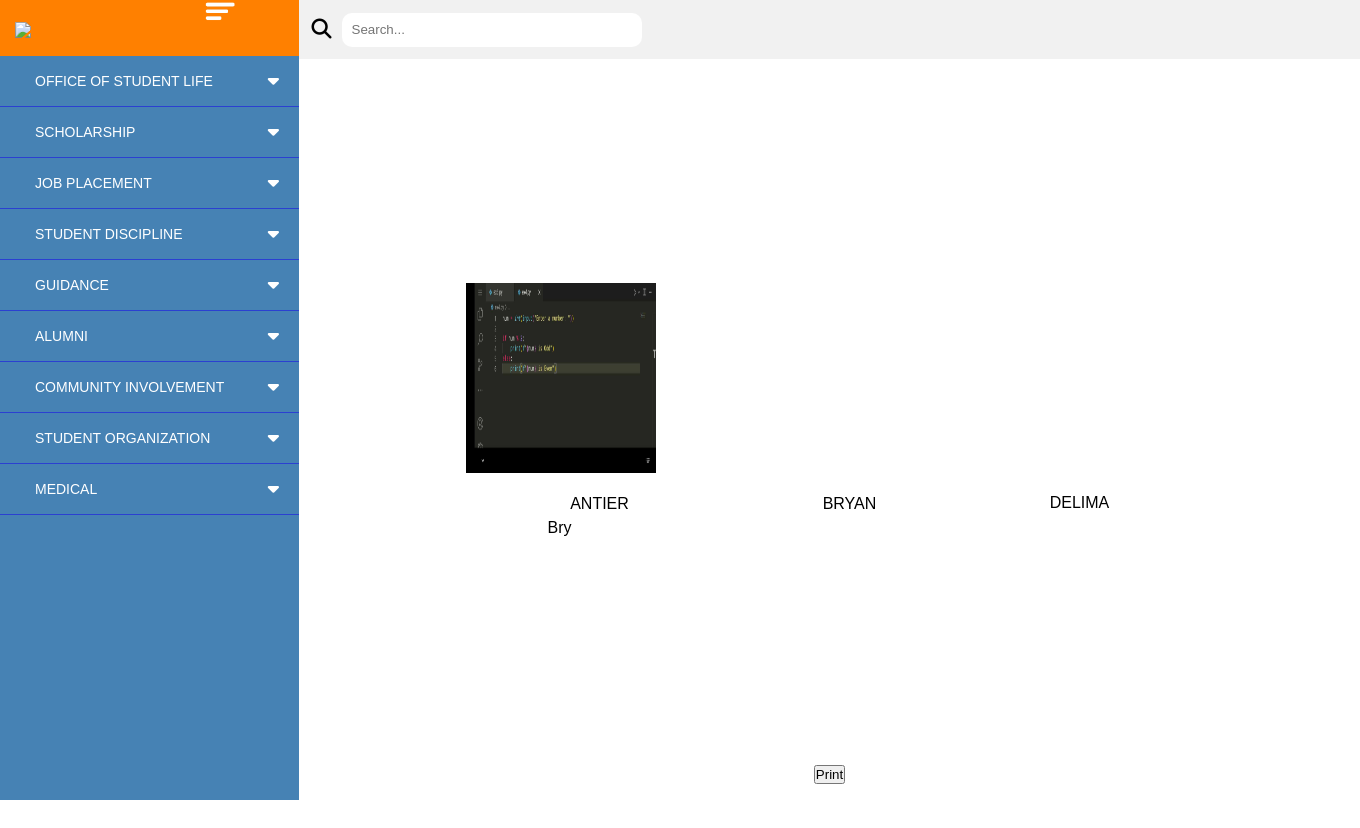
Screenshot of /individual_profile_sheet/1/ with the database file from the repository.
### studentLife_system/models.py (models this page shows, shortened)
class IntakeInverView(models.Model):
    intakeId = models.AutoField(primary_key=True)
    individualProfileId = models.ForeignKey(
        IndividualProfileBasicInfo, on_delete=models.CASCADE
    )
    individualActivity = models.JSONField()
    individualDateAccomplished = models.JSONField()
    individualRemarks = models.JSONField()
    appraisalTest = models.JSONField()
    appraisalDateTaken = models.JSONField()
    appraisalDateInterpreted = models.JSONField()
    appraisalRemarks = models.JSONField()
    counselingType = models.JSONField()
    counselingDate = models.JSONField()
    counselingConcern = models.JSONField()
    counselingRemarks = models.JSONField()
    followActivity = models.JSONField()
    followDate = models.JSONField()
    followRemarks = models.JSONField()
    informationActivity = models.JSONField()
    informationDate = models.JSONField()
    informationRemarks = models.JSONField()
    counsultationActivity = models.JSONField()
    counsultationDate = models.JSONField()
    counsultationRemarks = models.JSONField()

class IndividualProfileBasicInfo(models.Model):
    individualProfileID = models.AutoField(primary_key=True)
    studentId = models.ForeignKey(studentInfo, on_delete=models.CASCADE)
    studentPhoto = models.FileField(upload_to="media/studentPhoto")
    nickName = models.CharField(max_length=255)
    yearlvl = models.IntegerField()
    section = models.CharField(max_length=255)
    major = models.CharField(max_length=255)
    dateFilled = models.DateField()
    studentTypeChoices = [
        ("newStudent", "New Student"),
        ("returnee", "Returnee"),
        ("shifter", "Shifter"),
        ("transferee", "Transferee"),
        ("alspasses", "ALS Passer"),
        ("foreignstudent", "Foreign Student"),
    ]
    studentType = models.CharField(max_length=30, choices=studentTypeChoices)
    curriculumtypeChoices = [
        ("oldsecondary", "Old Secondary Curriculum Graduate"),
        ("seniorhigh", "Senior High School Graduate"),
    ]
    curriculumtype = models.CharField(max_length=50, choices=curriculumtypeChoices)
    track = models.CharField(
        max_length=255, default=""
    )  # Will only be used if curriculumtype is senior high
    age = models.IntegerField()
    religion = models.CharField(max_length=255)
    height = models.DecimalField(max_digits=10, decimal_places=2)
    weight = models.DecimalField(max_digits=10, decimal_places=2)
    birthOrderAmongSiblings = models.CharField(max_length=10)
    sexualOrientationChoices = [
        ("heterosexual", "Heterosexual"),
        ("gay", "Gay"),
        ("lesbian", "Lesbian"),
        ("others", "Others"),
    ]
    sexualOrientation = models.CharField(
        max_length=15, choices=sexualOrientationChoices
    )
    civilStatus = models.CharField(max_length=255)
    citizenship = models.CharField(max_length=255)
    dateOfBirth = models.DateField()
    placeOfBirth = models.CharField(max_length=255)
    currentAddress = models.CharField(max_length=255)
    permanentAddress = models.CharField(max_length=255)
    landlineNo = models.CharField(max_length=255)
    mobileNo = models.CharField(max_length=255)
    email = models.EmailField()
    languagesDialectsSpokenAtHome = models.CharField(max_length=255)
    languagesDialectsMostFluentIn = models.CharField(max_length=255)
    livingWithChoices = [
        ("parents", "Parents"),
        ("fatheronly", "Father Only"),
        ("motheronly", "Mother Only"),
        ("spouse", "Spouse"),
        ("relative", "Relative"),
        ("employer", "Employer"),
        ("others", "Others"),
    ]
    livingWith = models.CharField(max_length=15, choices=livingWithChoices)
    livingSpecify = models.CharField(
        max_length=255, default=""
    )  # Will be used if living with relative is true
    placeOfLivingChoices = [
        ("dormitory", "Dormitory"),
        ("boardinghouse", "Boarding House"),
        ("ownhouse", "Own House"),
        ("others", " Others"),
    ]
    placeOfLiving = models.CharField(max_length=20, choices=placeOfLivingChoices)
    placeOfLivingOthers = models.CharField(
        max_length=255, default=""
    )  # Will be used if place of living is other
    fatherName = models.CharField(max_length=255)
    motherName = models.CharField(max_length=255)
    fatherDateOfBirth = models.DateField()
    motherDateOfBirth = models.DateField()
    fatherAddress = models.CharField(max_length=255)
    motherAddress = models.CharField(max_length=255)
    fatherLandline = models.CharField(max_length=255)
    motherLandLine = models.CharField(max_length=255)
    fatherMobilePhone = models.CharField(max_length=255)
    motherMobilePhone = models.CharField(max_length=255)
    educationLevelChoices = [
        ("elementarylevel", "Elementary Level"),
        ("elementarygraduate", "Elementary Graduate"),
        ("highschoollevel", "High School Level"),
        ("highschoolgraduate", "High School Graduate"),
        ("collegelevel", "College Level"),
        ("collegegraduate", "College Graduate"),
        ("postgraduate", "Post Graduate"),
    ]
    fatherEducationLevel = models.CharField(
        max_length=30, choices=educationLevelChoices
    )
    motherEducationLevel = models.CharField(
        max_length=30, choices=educationLevelChoices
    )
    fatherCTU = models.BooleanField()
    motherCTU = models.BooleanField()
    sourceOfIncomeChoices = [
        ("onlyfatherworks", "Only father works"),
        ("onlymotherworks", "Only mother works"),
        ("bothparentswork", "Both parents work"),
        ("siblingswork", "Sibling(s) work"),
        ("familyownedbusiness", "Family owned business"),
        ("relatives", "Relative(s)"),
    ]
    sourceOfIncome = models.CharField(max_length=30, choices=sourceOfIncomeChoices)
    sourceOfIncomeSpecify = models.CharField(max_length=255, default="")
    parentsOccupationChoices = [
        ("agriculture", "Agriculture, Food and Natural Resources"),
        ("architecture", "Architecture, Design and Construction"),
        ("businessmanagement", "Business Management, Marketing and Sales"),
        ("clerical", "Clerical and Customer Service"),
        ("education", "Education and Training"),
        ("health", "Health"),
        ("law", "Law, Public Safety Corrections and Security"),
        ("manufacturing", "Manufacturing"),
        ("science", "Science, Technology, Engineering"),
        ("maintenance", "Maintenance and Services"),
        ("transportation", "Transportation, Distribution and Logistics"),
        ("unemployed", "Unemployed"),
        ("others", "Others"),
    ]
    fatherOccupation = models.CharField(
        max_length=255, choices=parentsOccupationChoices
    )
    fatherOtherOccupation = models.CharField(max_length=255, default="")
    motherOccupation = models.CharField(
        max_length=255, choices=parentsOccupationChoices
    )
    motherOtherOccupation = models.CharField(max_length=255, default="")
    familyEarningInaMonthChoices = [
        ("below1000", "below P 1,000"),
        ("1000-5000", "P 1,000 - P 5,000"),
        ("11000-15000", "P 11,000 - P 15,000"),
        ("16000-20000", "P 16,000 - P 20,000"),
        ("21000-25000", "P 21,000 - P 25,000"),
        ("26000-30000", "P 26,000 - P 30,000"),
        ("31000-40000", "P 31,000 - P 40,000"),
        ("41000andabove", "P 41,000 and above"),
    ]
    familyEarningInaMonth = models.CharField(
        max_length=30, choices=familyEarningInaMonthChoices
    )
    parentStatusChoices = [
        ("together&married", "Living together and legally married"),
        ("together&notmarried", "Living together and not legally married"),
        ("marriedbutseparate", "Legally married but living separetely"),
        ("mohterofw", "Mother is OFW"),
        ("fatherofw", "Father is OFW"),
        ("fatherwanother", "Father w/ Another Partner"),
        ("motherwanother", "Mother w/ Another Partner"),
    ]
    parentStatus = models.CharField(max_length=50, choices=parentStatusChoices)
    siblingsName = models.JSONField()
    siblingsAge = models.JSONField()
    siblingsSchoolWork = models.JSONField()
    personInCaseofEmergency = models.CharField(max_length=255)
    personInCaseofEmergencyRelationship = models.CharField(max_length=255)
    personInCaseofEmergencyAddress = models.CharField(max_length=255)
    personInCaseofEmergencyLandline = models.CharField(max_length=255, default="")
    personInCaseofEmergencyMobileNo = models.CharField(max_length=255)
    disabilies = models.CharField(max_length=255)
    allergies = models.CharField(max_length=255)
    bloodTypeChoices = [
        ("O-", "O negative"),
        ("O+", "O positive"),
        ("A-", "A negative"),
        ("A+", "A positive"),
        ("B-", "B negative"),
        ("B+", "B possitive"),
        ("AB-", "AB negative"),
        ("AB+", "AB positive"),
        ("unknown", "Unknown"),
    ]
    bloodType = models.CharField(max_length=10, choices=bloodTypeChoices)
    elementaryName = models.CharField(max_length=255)
    elementaryType = models.BooleanField()
    elementaryAwardsRecieved = models.CharField(max_length=255)
    elementaryYearGraduated = models.IntegerField()
    seniorHighSchoolName = models.CharField(max_length=255)
    seniorHighSchoolType = models.BooleanField()
    seniorHighSchoolAwardsRecieved = models.CharField(max_length=255)
    seniorHighSchoolYearGraduated = models.IntegerField()
    collegeName = models.CharField(max_length=255, default="")
    collegeAwardsRecieved = models.CharField(max_length=255, default="")
    collegeYearGraduated = models.IntegerField(default=0)
    schoolLeaver = models.BooleanField()
    schoolLeaverWhy = models.CharField(max_length=255)  # If school leaver is yes
    lastEducationAttainment = models.CharField(max_length=255)
    finaciallySupportingChoices = [
        ("parents", "Parents"),
        ("spouse", "Spouse"),
        ("relatives", "Relatives"),
        ("selfsupporting", "Self-supporting"),
        ("scholarship", "Scholarship"),
    ]
    finaciallySupporting = models.CharField(
        max_length=20, choices=finaciallySupportingChoices
    )
    typeOfScholarshipChoices = [
        ("private", " Scholarship by private institution"),
        ("government", "Government Scholarship"),
        ("organizations", " Scholarships granted by organizations within CTU"),
    ]
    typeOfScholarship = models.CharField(
        max_length=100, choices=typeOfScholarshipChoices
    )
    specifyScholarship = models.CharField(max_length=255, default="")
    nameOfOrganization = models.JSONField()
    inOutSchool = models.JSONField()
    positionTitle = models.JSONField()
    inclusiveYears = models.JSONField()
    specialSkill = models.CharField(max_length=255)
    goals = models.CharField(max_length=255)
    presentConcerns = models.CharField(max_length=255)
    describeYouBest = models.JSONField()
    describeYouBestOther = models.CharField(max_length=255, default="")
    decisionForTheCourseChoices = [
        ("self", "Self"),
        ("parents", "Parent(s)"),
        ("brothersister", "Brother/Sister"),
        ("sponsorsscholarship", "Sponsors/Scholarship"),
        ("relatives", "Relatives"),
        ("friends", "Friends"),
    ]
    decisionForTheCourse = models.CharField(
        max_length=40, choices=decisionForTheCourseChoices
    )
    specifyTheDecision = models.CharField(max_length=255)
    doYouPlanToWork = models.BooleanField()
    specifyIfNo = models.CharField(max_length=255)
    possibleFactors = models.CharField(max_length=255)

class studentInfo(models.Model):
    studID = models.IntegerField(primary_key=True)
    lrn = models.CharField(max_length=12)
    lastname = models.CharField(max_length=100)
    firstname = models.CharField(max_length=100)
    middlename = models.CharField(max_length=50)
    degree = models.CharField(max_length=150)
    yearlvl = models.CharField(max_length=10)
    sex = models.CharField(max_length=10)
    emailadd = models.EmailField()
    contact = models.CharField(max_length=11)
    class Meta:
        ordering = ["lastname"]

### studentLife_system/views.py (the view)
def individual_profile_sheet(request, id):
    intake = IntakeInverView.objects.get(intakeId=id)
    return render(
        request, "guidance/admin/individual_profile_sheet.html", {"form": intake}
    )

### templates/guidance/admin/individual_profile_sheet.html (shortened to what this page needs)
{% extends "guidance/admin/main.html" %}
{% load static %}
{% block headcontent %}
    <link rel="stylesheet" href="{% static 'guidance/stylesheet/individual.css'%}">
{% endblock %}
{% block bodycontent %}
<div class="body_content">
</div>
    <div class="page-container">
        <img src="{{ form.individualProfileId.studentPhoto.url }}" alt="Student Photo" id="twobytwo">
        <label style="position: relative; top: 230px; left: -230px;">{{form.individualProfileId.studentId.lastname}}</label>
        <label style="position: relative; top: 212px; left: 20px;">{{form.individualProfileId.studentId.firstname}}</label>
        <label style="position: relative; top: 193px; left: 250px;">{{form.individualProfileId.studentId.middlename}}</label>
        <label style="position: relative; top: 200px; left: -270px;">{{form.individualProfileId.nickName}}</label>
    </div>
    <button id="printbutton">Print</button>
{% endblock %}

### static/guidance/stylesheet/main.css (style rules this page uses)
* { margin: 0; padding: 0; box-sizing: border-box; font-family: 'Poppins', sans-serif; list-style-type: none; }
body { display: flex; flex-direction: row; }

### static/guidance/stylesheet/individual.css (style rules this page uses)
.body_content { display: flex; flex-direction: column; align-items: center; width: 100%; height: 100vh; overflow-y: auto; }
.page-container { position: absolute; display: flex; flex-direction: column; align-items: center; width: 100%; height: 100vh; overflow-y: auto; }
.page-container img { width: 900px; position: absolute; }
#twobytwo { top: 208px; left: -269px; position: relative; height: 190px; width: 190px; }

### rows the page displays
IntakeInverView: individualProfileId.studentPhoto (picture), individualProfileId.studentId.lastname "ANTIER", individualProfileId.studentId.firstname "BRYAN", individualProfileId.studentId.middlename "DELIMA", individualProfileId.nickName "Bry"
